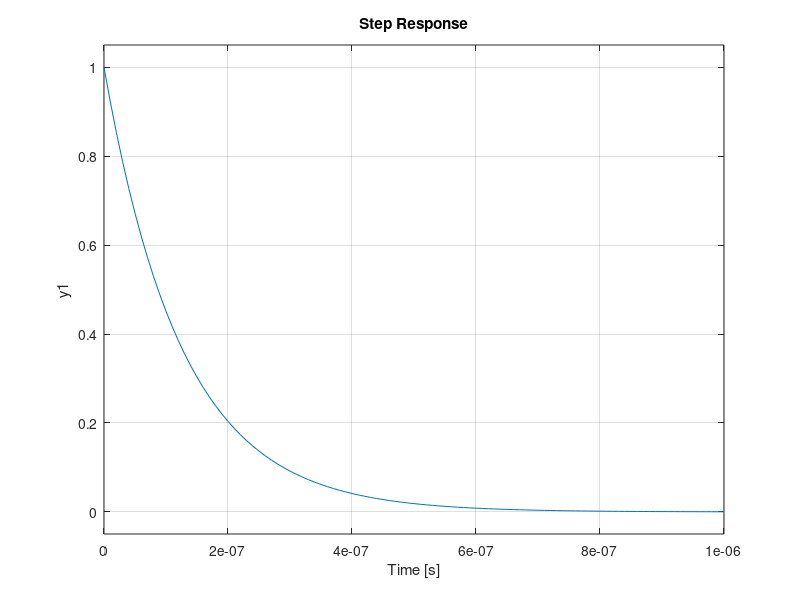

Write the MATLAB code that produced this figure.
Ip=10^-3;
Kpd=Ip/(2*pi);
Kvcdl=5;
R=10000;
C=10^(-10);
Hnoise=tf([1 0],[1 Kpd*Kvcdl/C]);
#bode(Hnoise);
step(Hnoise,.000001);
#ramp(Hnoise,1);
hold on;
t=0:0.01:1;
#plot(t,t,"r");
hold off;